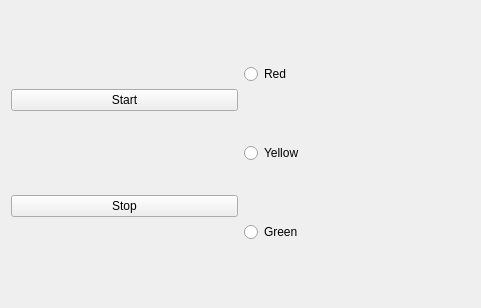
<?xml version="1.0" encoding="UTF-8"?>
<ui version="4.0">
 <class>Widget</class>
 <widget class="QWidget" name="Widget">
  <property name="geometry">
   <rect>
    <x>0</x>
    <y>0</y>
    <width>481</width>
    <height>308</height>
   </rect>
  </property>
  <property name="windowTitle">
   <string>Widget</string>
  </property>
  <layout class="QHBoxLayout" name="horizontalLayout">
   <item>
    <layout class="QVBoxLayout" name="verticalLayout_2">
     <item>
      <widget class="QPushButton" name="startPushButton">
       <property name="text">
        <string>Start</string>
       </property>
      </widget>
     </item>
     <item>
      <widget class="QPushButton" name="stopPushButton">
       <property name="text">
        <string>Stop</string>
       </property>
      </widget>
     </item>
    </layout>
   </item>
   <item>
    <layout class="QVBoxLayout" name="verticalLayout">
     <item>
      <widget class="QRadioButton" name="redRadioButton">
       <property name="text">
        <string>Red</string>
       </property>
      </widget>
     </item>
     <item>
      <widget class="QRadioButton" name="YellowRadioButton">
       <property name="text">
        <string>Yellow</string>
       </property>
      </widget>
     </item>
     <item>
      <widget class="QRadioButton" name="greenRadioButton">
       <property name="text">
        <string>Green</string>
       </property>
      </widget>
     </item>
    </layout>
   </item>
  </layout>
 </widget>
 <layoutdefault spacing="6" margin="11"/>
 <resources/>
 <connections/>
</ui>
